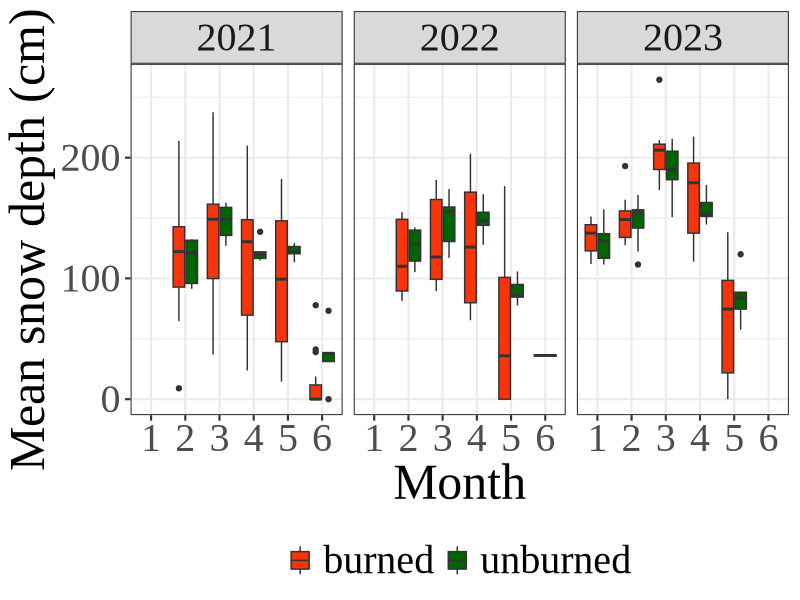
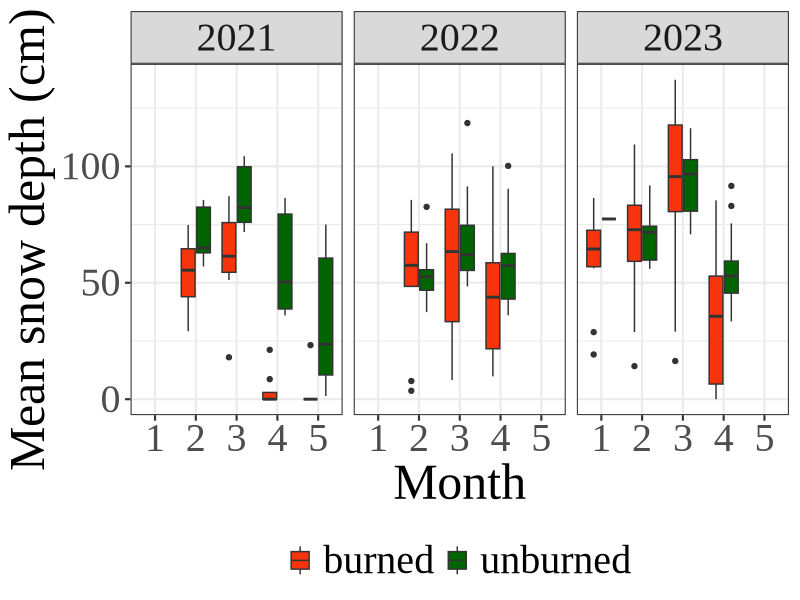
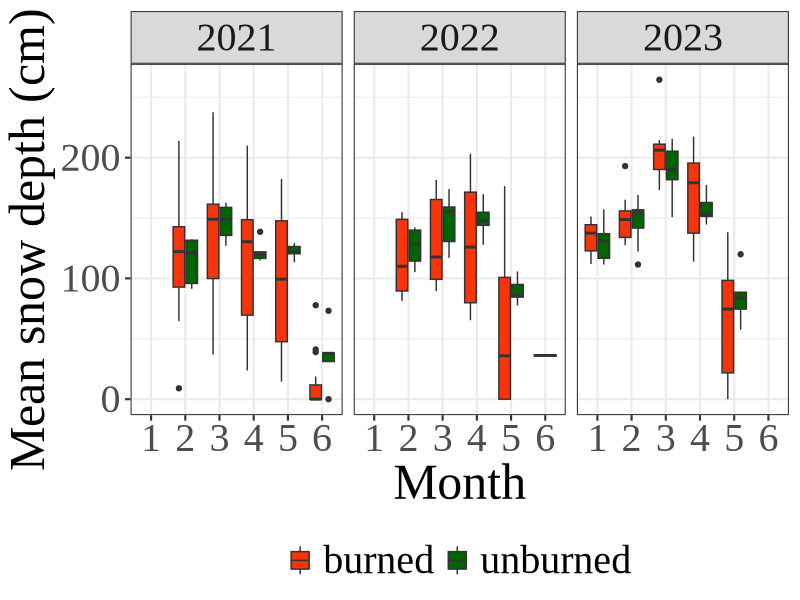
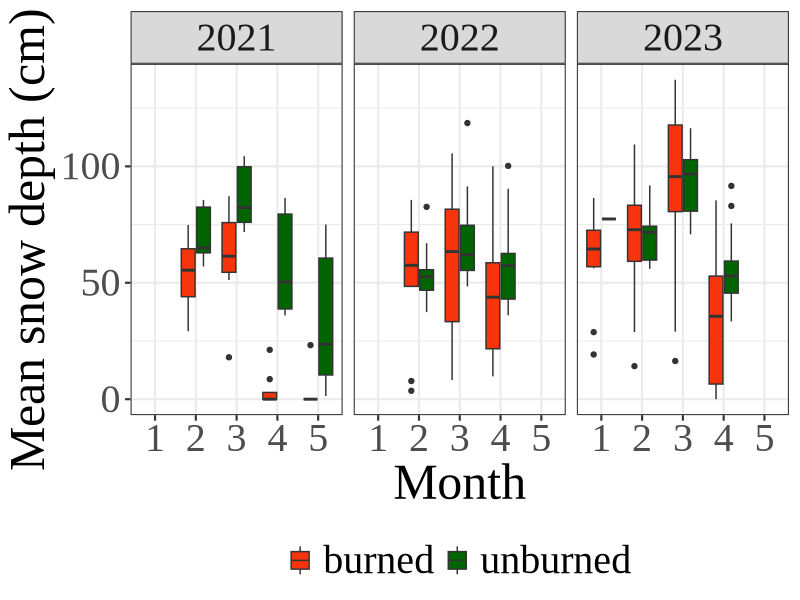

R code for these plots, in order:
## ---- chunk 1

knitr::opts_chunk$set(
  echo = F,
  message = F, 
  warning  = F)

# load packages
library(tidyverse)
library(lubridate)
library(ggplot2); theme_set(theme_bw(base_size = 16))
library(here)

## ---- chunk 2

ss_2021 <- read_csv(here('snow_surveys/data/snow_survey_2021.csv'))

ss_2022 <- read_csv(here('snow_surveys/data/survey_2022_all.csv'))

ss_2023 <- read_csv(here('snow_surveys/data/survey_2023_all.csv'))

coords <- read_csv(here('snow_surveys/data/geode_master_2022.csv')) %>%
  select(id = Name, aspect, burn_use) %>% #remove the lat long for now
  mutate(aspect_dir = case_when(
    between(aspect, 0, 22.5) ~"North",
    between(aspect, 22.5, 67.5) ~ "Northeast",
    between(aspect, 67.5, 112.5) ~ "East",
    between(aspect, 112.5, 157.5) ~ "Southeast",
    between(aspect, 157.5, 202.5) ~ "South",
    between(aspect, 202.5, 247.5) ~ "Southwest",
    between(aspect, 247.5, 292.5) ~ "West",
    between(aspect, 292.5, 337.5) ~ "Northwest",
    between(aspect, 337.5, 360) ~ "North"),
    id = toupper(id))

## ---- chunk 3

# set up 2022
ss2022 <- ss_2022 %>%
  mutate(datetime = mdy_hm(`Date and Time`)) %>%
  mutate(date = as.Date(datetime)) %>%
  select(-c(1:6, 10:11, 24:27)) %>%
  rename(transect = `Transect Name`,
         id = `Point ID`,
         burn = `Burn status`,
         depth1_cm = `Depth 1 (cm)`,
         depth2_cm = `Depth 2 (cm)`,
         depth3_cm = `Depth 3 (cm)`,
         depth4_cm = `Depth 4 (cm)`,
         depth5_cm = `Depth 5 (cm)`,
         diam_cm = `Snow core diameter (cm)`,
         coredepth1_cm = `Snow core 1 depth (cm)`,
         coreweight1_g = `Snow core 1 weight (g)`,
         coredepth2_cm = `Snow core 2 depth (cm)`,
         coreweight2_g = `Snow core 2 weight (g)`,
         coredepth3_cm = `Snow core 3 depth (cm)`,
         coreweight3_g = `Snow core 3 weight (g)`) %>%
  mutate(month = month(date),
         id = toupper(id)) %>%
  left_join(., coords, by = 'id') %>%
  mutate(year = '2022')

# set up 2023
ss2023 <- ss_2023 %>%
    mutate(datetime = mdy_hm(`Date and Time`)) %>%
  mutate(date = as.Date(datetime)) %>%
  select(-c(1:6, 10:11, 24:27)) %>%
  rename(transect = `Transect Name`,
         id = `Point ID`,
         burn = `Burn status`,
         depth1_cm = `Depth 1 (cm)`,
         depth2_cm = `Depth 2 (cm)`,
         depth3_cm = `Depth 3 (cm)`,
         depth4_cm = `Depth 4 (cm)`,
         depth5_cm = `Depth 5 (cm)`,
         diam_cm = `Snow core diameter (cm)`,
         coredepth1_cm = `Snow core 1 depth (cm)`,
         coreweight1_g = `Snow core 1 weight (g)`,
         coredepth2_cm = `Snow core 2 depth (cm)`,
         coreweight2_g = `Snow core 2 weight (g)`,
         coredepth3_cm = `Snow core 3 depth (cm)`,
         coreweight3_g = `Snow core 3 weight (g)`) %>%
  mutate(month = month(date),
         id = toupper(id)) %>%
  left_join(., coords, by = 'id') %>% 
  mutate(coreweight3_g = as.numeric(coreweight3_g),
         year = '2023')
  
# snow survey 2021 - let match to 2022 and 2023
ss2021_coords <- ss_2021 %>%
  mutate(id = toupper(ID)) %>%
  select(id, aspect, burn_use = burn_sev, transect = Transect) %>%
  distinct(id, .keep_all = T) %>%
  mutate(transect = case_when(
    grepl("PB_T", transect) ~ "Transitional_burn",
    grepl("UB_T", transect) ~ "Transitional_unburn",
    grepl("B_T", transect) ~ "Transitional_burn",
    grepl("B_P", transect) ~ "Persistent",
    grepl("UB_P", transect) ~ "Persistent",
    grepl("PB_P", transect) ~ "Persistent"))
  


ss2021 <- ss_2021 %>% 
  mutate(id = toupper(ID)) %>% 
  select(id, depth_mean, swe_mean, month = Month) %>%
  left_join(., ss2021_coords, by = 'id') %>%
  mutate(year = '2021') %>%
  mutate(aspect_dir = case_when(
    between(aspect, 0, 22.5) ~"North",
    between(aspect, 22.5, 67.5) ~ "Northeast",
    between(aspect, 67.5, 112.5) ~ "East",
    between(aspect, 112.5, 157.5) ~ "Southeast",
    between(aspect, 157.5, 202.5) ~ "South",
    between(aspect, 202.5, 247.5) ~ "Southwest",
    between(aspect, 247.5, 292.5) ~ "West",
    between(aspect, 292.5, 337.5) ~ "Northwest",
    between(aspect, 337.5, 360) ~ "North"))

#add 2022 and 2023 together to get mean depth and swe before adding 2021
second2 <- bind_rows(ss2022, ss2023) %>%
  group_by(id, month, year) %>%
  mutate(depth_mean = mean(c(depth1_cm,
                           depth2_cm,
                           depth3_cm,
                           depth4_cm,
                           depth5_cm),
                           na.rm = T),
         avg_weight_g = mean(c(coreweight1_g,
                             coreweight2_g,
                             coreweight3_g)),
         avg_cordepth_cm = mean(c(coredepth1_cm,
                                coredepth2_cm,
                                coredepth3_cm))) %>%
  mutate(vol = pi*(6.25/2)^2*avg_cordepth_cm,
         dens = avg_weight_g / vol,
         swe = dens * avg_cordepth_cm) %>%
  select(swe_mean = swe, id, depth_mean, month, aspect, burn_use, year, transect, aspect_dir)

all <- bind_rows(ss2021, second2)

## ---- chunk 4

all_twocats <- all %>%
  filter(!burn_use == '2') %>%
  mutate(burn = if_else(burn_use == '1', 'unburned',
                        'burned'))

persistent <- all_twocats %>%
  filter(transect == 'Persistent') %>% 
  ggplot(., aes(as.factor(month), depth_mean, fill = burn)) +
  geom_boxplot() +
  scale_fill_manual(values=c("#F7340B", 'darkgreen')) +
  #ggtitle('Persistent') +
  labs(x = "Month", y = 'Mean snow depth (cm)') +
  theme(legend.title=element_blank()) +
  theme(legend.position="bottom",
        text = element_text(size=28)) +
    theme(legend.title=element_blank()) +
  theme(legend.position="bottom",
        text = element_text(size=36, 
                            family = 'Times New Roman')) +
  facet_wrap(~as.factor(year))

persistent

ggsave(here('snow_surveys/figs/persistent_3years.jpg'), persistent, dpi=800)

trans <- all_twocats %>%
  filter(transect %in% c('Transitional_burn', 'Transitional_unburn')) %>% 
  ggplot(., aes(as.factor(month), depth_mean, fill = burn)) +
  geom_boxplot() +
  scale_fill_manual(values=c("#F7340B", 'darkgreen')) +
  #ggtitle('Transitional') +
  labs(x = "Month", y = 'Mean snow depth (cm)') +
  theme(legend.title=element_blank()) +
  theme(legend.position="bottom",
        text = element_text(size=28)) +
    theme(legend.title=element_blank()) +
  theme(legend.position="bottom",
        text = element_text(size=36, 
                            family = 'Times New Roman')) +
  facet_wrap(~as.factor(year))

trans

ggsave(here('snow_surveys/figs/trans_3years.jpg'), trans, dpi=800)

